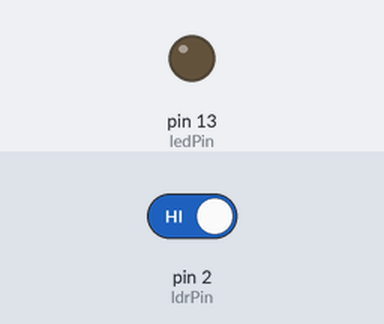
Recording of a sketch running on a simulated Arduino Uno, built with avr-gcc and run on an emulated ATmega328P. Parts: output pins drawn as LEDs (lit = HIGH). The inputs (shaded band) are chosen by the test bench; at power-on: pin 2 (ldrPin) HIGH.

Above: at 1.2 s.
1.3 s: pin 2 (ldrPin) driven LOW
At 2.3 s:
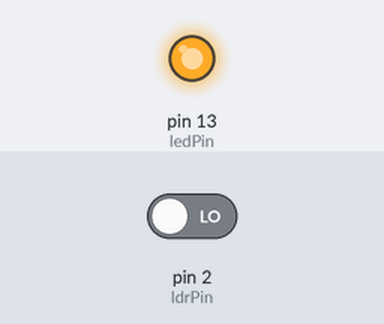
2.8 s: pin 2 (ldrPin) driven HIGH
At 3.4 s:
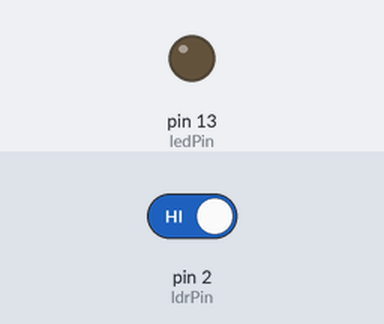
Timing chart, 0 to 5.8 s (numbered marks = the images above; inputs shaded):
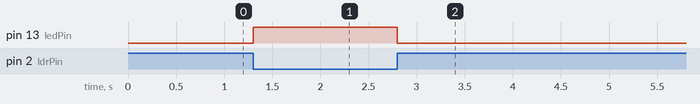

Measured:
- after the input at 1.3 s, pin 13 (ledPin): LOW → HIGH at once
- after the input at 2.8 s, pin 13 (ledPin): HIGH → LOW at once

The sketch:

Assignment_1.ino
```cpp
const int ldrPin = 2;    // Pin connected to the LDR
const int ledPin = 13;   // Pin connected to the LED

void setup() {
  pinMode(ldrPin, INPUT);   // LDR pin as input
  pinMode(ledPin, OUTPUT);  //LED pin as output
}

void loop() {
  int lightStatus = digitalRead(ldrPin); // LDR value

  if (lightStatus == LOW) {
    // It’s dark, turn on the LED
    digitalWrite(ledPin, HIGH);
  } else {
    // It’s bright, turn off the LED
    digitalWrite(ledPin, LOW);
  }
}
```
